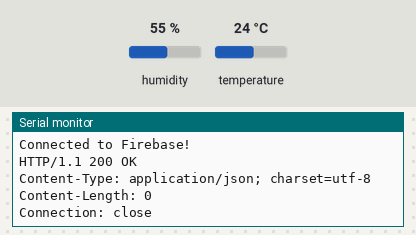
Recording of a sketch running on a simulated Arduino MKR. Parts: the last lines printed to the serial monitor. The inputs (shaded band) are chosen by the test bench; at power-on: humidity 55 %, temperature 24 °C. WiFi joins after 1.5 s; servers stay silent unless stated; uploads are accepted with an empty reply.

Above: at 7.7 s.
7.8 s: humidity set to 22 %
16.2 s: temperature set to 12 °C
At 17.93 s:
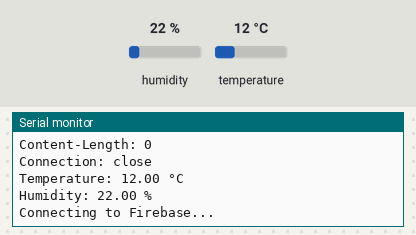
24.6 s: humidity set to 40 %
At 29.31 s:
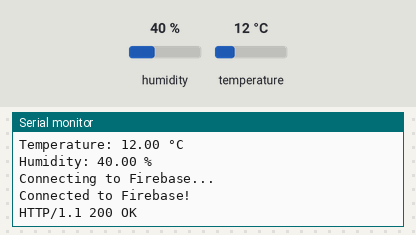

The sketch:

arduino.ino
```cpp
#include <SPI.h>
#include <WiFiNINA.h>
#include <WiFiSSLClient.h>
#include "DHT.h"

// Replace with your network credentials
const char* ssid = "036-Wifi";
const char* password = "036luokka";

// Firebase project details
#define FIREBASE_HOST "weather-app-86f24-default-rtdb.europe-west1.firebasedatabase.app"  // Replace with your Firebase Realtime Database URL
#define FIREBASE_PATH "/devices"  // Path where the data will be pushed

// Define DHT sensor pin and type
#define DHTPIN A0    // Pin connected to the AM2302 (DHT22)
#define DHTTYPE DHT22 // AM2302 is a DHT22 sensor

// Initialize DHT sensor
DHT dht(DHTPIN, DHTTYPE);

// Initialize WiFiSSLClient for secure communication
WiFiSSLClient client;

void setup() {
  Serial.begin(9600);

  // Initialize DHT sensor
  dht.begin();

  // Connect to Wi-Fi
  Serial.println("Connecting to Wi-Fi...");
  int status = WiFi.begin(ssid, password);
  while (status != WL_CONNECTED) {
    delay(1000);
    Serial.print(".");
    status = WiFi.status();
  }
  Serial.println("\nConnected to Wi-Fi!");

  // Wait for the connection to be established
  delay(5000);
}

void loop() {
  // Read temperature and humidity from the sensor
  float temperature = dht.readTemperature();
  float humidity = dht.readHumidity();

  // Check if the readings are valid
  if (isnan(temperature) || isnan(humidity)) {
    Serial.println("Failed to read from DHT sensor!");
    return;
  }

  // Print readings to the Serial Monitor
  Serial.print("Temperature: ");
  Serial.print(temperature);
  Serial.println(" °C");
  Serial.print("Humidity: ");
  Serial.print(humidity);
  Serial.println(" %");

  // Create a JSON object with the sensor data
  String deviceName = "Sensor_Am2302";  // Replace with your actual device name
  String jsonData = "{"
    "\"device\": \"" + deviceName + "\","
    "\"temperature\": " + temperature + ","
    "\"humidity\": " + humidity +
  "}";

  // Prepare the Firebase URL (public, no auth required)
  String firebaseUrl = "https://" + String(FIREBASE_HOST) + FIREBASE_PATH + ".json";

  // Connect to Firebase
  Serial.println("Connecting to Firebase...");
  if (client.connect(FIREBASE_HOST, 443)) {
    Serial.println("Connected to Firebase!");

    // Send an HTTP POST request with the sensor data
    client.println("POST " + firebaseUrl + " HTTP/1.1");
    client.println("Host: " + String(FIREBASE_HOST));
    client.println("Connection: close");
    client.println("Content-Type: application/json");
    client.println("Content-Length: " + String(jsonData.length()));
    client.println();
    client.println(jsonData);

    // Wait for the response
    while (client.available()) {
      String line = client.readStringUntil('\r');
      Serial.print(line);  // Print the HTTP response
    }

    client.stop();
  } else {
    Serial.println("Failed to connect to Firebase");
  }

  // Wait before sending the next set of data
  delay(10000); // Adjust the delay as needed
}
```

Measured:
- after the input at 16.2 s, the serial monitor: prints a new line after 1.6 s (image 1)
- after the input at 24.6 s, the serial monitor: prints a new line after 4.4 s (image 2)
